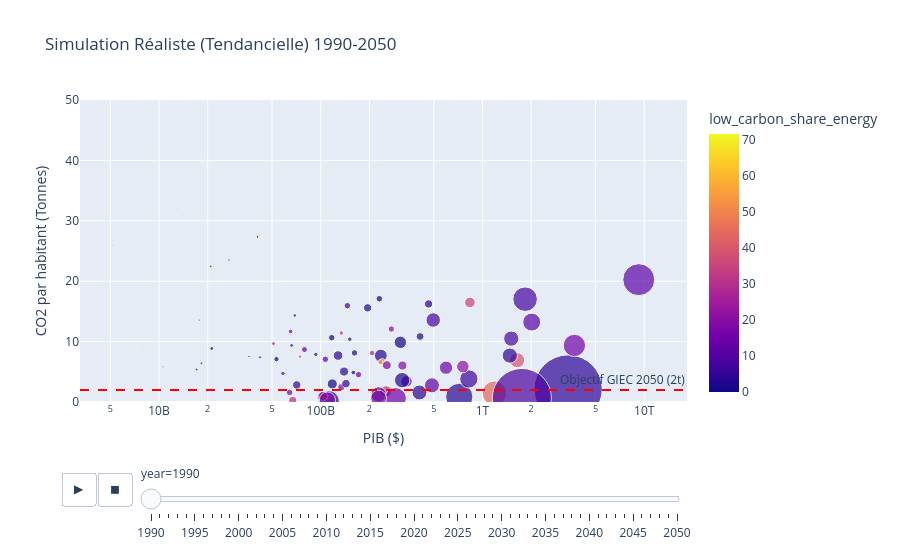

Notebook cell for this chart:
### Code cell
# 1. On prépare le passé
df_passé = df_ml[['country', 'year', 'gdp', 'population', 'low_carbon_share_energy', 'co2_per_capita']].copy()
df_passé = df_passé.rename(columns={'co2_per_capita': 'co2_final'})

# 2. On prépare le futur réaliste
df_futur = df_futur_realiste[['country', 'year', 'gdp_per_capita', 'population', 'low_carbon_share_energy', 'co2_per_capita_pred']].copy()
df_futur = df_futur.rename(columns={'co2_per_capita_pred': 'co2_final'})

# 3. Le grand collage
df_total_realiste = pd.concat([df_passé, df_futur], ignore_index=True)

# 4. Le graphique magique
import plotly.express as px

fig = px.scatter(df_total_realiste,
                 x="gdp",
                 y="co2_final",
                 size="population",
                 size_max=60,
                 color="low_carbon_share_energy",
                 hover_name="country",
                 log_x=True,
                 animation_frame="year",
                 range_y=[0, 50],
                 title="Simulation Réaliste (Tendancielle) 1990-2050",
                 labels={"gdp":"PIB ($)", "co2_final": "CO2 par habitant (Tonnes)"})

# Ligne objectif du GIEC
fig.add_hline(y=2, line_dash="dash", line_color="red", annotation_text="Objectif GIEC 2050 (2t)")

fig.show()

### Figure 1 — Plotly figure (JSON) as saved in the notebook; plotly's stock layout.template omitted (floating-point values rounded to 4 significant figures)
{"data": [{"hovertemplate": "<b>%{hovertext}</b><br><br>year=1990<br>PIB ($)=%{x}<br>CO2 par habitant (Tonnes)=%{y}<br>population=%{marker.size}<br>low_carbon_share_energy=%{marker.color}<extra></extra>", "hovertext": ["Algeria", "Argentina", "Australia", "Austria", "Azerbaijan", "Bangladesh", "Belarus", "Belgium", "Brazil", "Bulgaria", "Canada", "Chile", "China", "Colombia", "Croatia", "Cyprus", "Czechia", "Denmark", "Ecuador", "Egypt", "Estonia", "Finland", "France", "Germany", "Greece", "Hong Kong", "Hungary", "Iceland", "India", "Indonesia", "Iran", "Iraq", "Ireland", "Israel", "Italy", "Japan", "Kazakhstan", "Kuwait", "Latvia", "Lithuania", "Luxembourg", "Malaysia", "Mexico", "Morocco", "Netherlands", "New Zealand", "North Macedonia", "Norway", "Oman", "Pakistan", "Peru", "Philippines", "Poland", "Portugal", "Qatar", "Romania", "Russia", "Saudi Arabia", "Singapore", "Slovakia", "Slovenia", "South Africa", "South Korea", "Spain", "Sri Lanka", "Sweden", "Switzerland", "Taiwan", "Thailand", "Trinidad and Tobago", "Turkey", "Turkmenistan", "Ukraine", "United Arab Emirates", "United Kingdom", "United States", "Uzbekistan", "Venezuela", "Vietnam"], "legendgroup": "", "marker": {"color": [0.119, 13.7, 4.137, 27.76, 1.77, 3.332, 0.012, 19.45, 43.67, 14.0, 35.07, 18.08, 4.45, 31.2, 10.9, 0.0, 6.996, 1.204, 17.3, 7.097, 0.0, 31.16, 39.22, 11.4, 1.714, 0.0, 12.0, 59.08, 8.845, 3.597, 2.531, 5.453, 1.644, 0.006, 4.568, 15.85, 2.384, 0.0, 14.55, 24.86, 0.629, 4.645, 7.005, 4.106, 1.341, 40.27, 4.612, 71.56, 0.0, 16.08, 28.07, 18.76, 0.339, 13.74, 0.0, 4.324, 7.893, 0.0, 0.097, 15.63, 30.88, 2.553, 14.88, 21.03, 29.79, 63.3, 45.97, 18.87, 3.878, 0.139, 11.59, 0.005, 7.553, 0.0, 7.938, 12.01, 3.562, 17.21, 19.58], "coloraxis": "coloraxis", "size": [25380000.0, 32760000.0, 17130000.0, 7680000.0, 7231000.0, 111600000.0, 10190000.0, 9961000.0, 149100000.0, 8822000.0, 27790000.0, 13440000.0, 1154000000.0, 32440000.0, 4835000.0, 788400.0, 10300000.0, 5141000.0, 10470000.0, 58400000.0, 1570000.0, 4987000.0, 56990000.0, 79710000.0, 10260000.0, 5561000.0, 10380000.0, 254800.0, 865000000.0, 183500000.0, 58380000.0, 17580000.0, 3514000.0, 4545000.0, 57030000.0, 123400000.0, 17150000.0, 1685000.0, 2660000.0, 3695000.0, 381700.0, 17830000.0, 82820000.0, 24380000.0, 15030000.0, 3397000.0, 2064000.0, 4241000.0, 1764000.0, 116200000.0, 22010000.0, 62850000.0, 38060000.0, 9990000.0, 440200.0, 22940000.0, 149000000.0, 10640000.0, 3040000.0, 5266000.0, 1998000.0, 40750000.0, 44080000.0, 39080000.0, 16350000.0, 8559000.0, 6713000.0, 20590000.0, 54740000.0, 1252000.0, 56020000.0, 3761000.0, 52050000.0, 1898000.0, 57370000.0, 253400000.0, 20460000.0, 19830000.0, 65500000.0], "sizemode": "area", "sizeref": 494900.0, "symbol": "circle"}, "mode": "markers", "name": "", "orientation": "v", "showlegend": false, "type": "scatter", "x": [117800000000.0, 338800000000.0, 464100000000.0, 208000000000.0, 53240000000.0, 112100000000.0, 117000000000.0, 273300000000.0, 1185000000000.0, 79350000000.0, 836000000000.0, 134000000000.0, 3385000000000.0, 253500000000.0, 58370000000.0, 10600000000.0, 146200000000.0, 151200000000.0, 64190000000.0, 228000000000.0, 27070000000.0, 134100000000.0, 1636000000000.0, 2016000000000.0, 161700000000.0, 159000000000.0, 106800000000.0, 7326000000.0, 1751000000000.0, 718500000000.0, 318500000000.0, 71050000000.0, 66090000000.0, 93270000000.0, 1475000000000.0, 3700000000000.0, 194900000000.0, 20900000000.0, 42100000000.0, 51020000000.0, 14060000000.0, 143200000000.0, 823600000000.0, 102200000000.0, 411400000000.0, 74480000000.0, 17070000000.0, 124900000000.0, 18310000000.0, 290100000000.0, 103600000000.0, 227900000000.0, 310700000000.0, 171200000000.0, 5222000000.0, 128000000000.0, 1835000000000.0, 230200000000.0, 69070000000.0, 65120000000.0, 36030000000.0, 235100000000.0, 594800000000.0, 756100000000.0, 67100000000.0, 240200000000.0, 234200000000.0, 319500000000.0, 407600000000.0, 17710000000.0, 486800000000.0, 21200000000.0, 495900000000.0, 40640000000.0, 1506000000000.0, 9250000000000.0, 139400000000.0, 256100000000.0, 109900000000.0], "xaxis": "x", "y": [2.991, 3.425, 16.24, 8.098, 7.101, 0.126, 10.65, 12.08, 1.466, 8.687, 16.48, 2.449, 2.153, 1.753, 4.733, 5.896, 15.94, 10.4, 1.575, 1.248, 23.5, 11.41, 6.929, 13.23, 8.133, 4.882, 7.073, 8.719, 0.668, 0.845, 3.616, 2.826, 9.375, 7.882, 7.684, 9.359, 15.59, 22.47, 7.391, 9.672, 30.94, 3.043, 3.825, 0.915, 10.85, 7.504, 5.378, 8.254, 6.398, 0.584, 0.972, 0.649, 9.889, 4.536, 25.96, 7.696, 17.02, 17.1, 14.32, 11.68, 7.556, 7.68, 5.683, 5.869, 0.233, 6.709, 6.576, 6.033, 1.581, 13.56, 2.759, 8.871, 13.57, 27.35, 10.49, 20.25, 5.039, 6.096, 0.325], "yaxis": "y"}], "layout": {"annotations": [{"showarrow": false, "text": "Objectif GIEC 2050 (2t)", "x": 1, "xanchor": "right", "xref": "x domain", "y": 2, "yanchor": "bottom", "yref": "y"}], "coloraxis": {"colorbar": {"title": {"text": "low_carbon_share_energy"}}, "colorscale": [[0, "#0d0887"], [0.1111, "#46039f"], [0.2222, "#7201a8"], [0.3333, "#9c179e"], [0.4444, "#bd3786"], [0.5556, "#d8576b"], [0.6667, "#ed7953"], [0.7778, "#fb9f3a"], [0.8889, "#fdca26"], [1, "#f0f921"]]}, "legend": {"itemsizing": "constant", "tracegroupgap": 0}, "shapes": [{"line": {"color": "red", "dash": "dash"}, "type": "line", "x0": 0, "x1": 1, "xref": "x domain", "y0": 2, "y1": 2, "yref": "y"}], "sliders": [{"active": 0, "currentvalue": {"prefix": "year="}, "len": 0.9, "pad": {"b": 10, "t": 60}, "steps": [{"args": [["1990"], {"frame": {"duration": 0, "redraw": false}, "fromcurrent": true, "mode": "immediate", "transition": {"duration": 0, "easing": "linear"}}], "label": "1990", "method": "animate"}, {"args": [["1991"], {"frame": {"duration": 0, "redraw": false}, "fromcurrent": true, "mode": "immediate", "transition": {"duration": 0, "easing": "linear"}}], "label": "1991", "method": "animate"}, {"args": [["1992"], {"frame": {"duration": 0, "redraw": false}, "fromcurrent": true, "mode": "immediate", "transition": {"duration": 0, "easing": "linear"}}], "label": "1992", "method": "animate"}, {"args": [["1993"], {"frame": {"duration": 0, "redraw": false}, "fromcurrent": true, "mode": "immediate", "transition": {"duration": 0, "easing": "linear"}}], "label": "1993", "method": "animate"}, {"args": [["1994"], {"frame": {"duration": 0, "redraw": false}, "fromcurrent": true, "mode": "immediate", "transition": {"duration": 0, "easing": "linear"}}], "label": "1994", "method": "animate"}, {"args": [["1995"], {"frame": {"duration": 0, "redraw": false}, "fromcurrent": true, "mode": "immediate", "transition": {"duration": 0, "easing": "linear"}}], "label": "1995", "method": "animate"}, {"args": [["1996"], {"frame": {"duration": 0, "redraw": false}, "fromcurrent": true, "mode": "immediate", "transition": {"duration": 0, "easing": "linear"}}], "label": "1996", "method": "animate"}, {"args": [["1997"], {"frame": {"duration": 0, "redraw": false}, "fromcurrent": true, "mode": "immediate", "transition": {"duration": 0, "easing": "linear"}}], "label": "1997", "method": "animate"}, {"args": [["1998"], {"frame": {"duration": 0, "redraw": false}, "fromcurrent": true, "mode": "immediate", "transition": {"duration": 0, "easing": "linear"}}], "label": "1998", "method": "animate"}, {"args": [["1999"], {"frame": {"duration": 0, "redraw": false}, "fromcurrent": true, "mode": "immediate", "transition": {"duration": 0, "easing": "linear"}}], "label": "1999", "method": "animate"}, {"args": [["2000"], {"frame": {"duration": 0, "redraw": false}, "fromcurrent": true, "mode": "immediate", "transition": {"duration": 0, "easing": "linear"}}], "label": "2000", "method": "animate"}, {"args": [["2001"], {"frame": {"duration": 0, "redraw": false}, "fromcurrent": true, "mode": "immediate", "transition": {"duration": 0, "easing": "linear"}}], "label": "2001", "method": "animate"}, {"args": [["2002"], {"frame": {"duration": 0, "redraw": false}, "fromcurrent": true, "mode": "immediate", "transition": {"duration": 0, "easing": "linear"}}], "label": "2002", "method": "animate"}, {"args": [["2003"], {"frame": {"duration": 0, "redraw": false}, "fromcurrent": true, "mode": "immediate", "transition": {"duration": 0, "easing": "linear"}}], "label": "2003", "method": "animate"}, {"args": [["2004"], {"frame": {"duration": 0, "redraw": false}, "fromcurrent": true, "mode": "immediate", "transition": {"duration": 0, "easing": "linear"}}], "label": "2004", "method": "animate"}, {"args": [["2005"], {"frame": {"duration": 0, "redraw": false}, "fromcurrent": true, "mode": "immediate", "transition": {"duration": 0, "easing": "linear"}}], "label": "2005", "method": "animate"}, {"args": [["2006"], {"frame": {"duration": 0, "redraw": false}, "fromcurrent": true, "mode": "immediate", "transition": {"duration": 0, "easing": "linear"}}], "label": "2006", "method": "animate"}, {"args": [["2007"], {"frame": {"duration": 0, "redraw": false}, "fromcurrent": true, "mode": "immediate", "transition": {"duration": 0, "easing": "linear"}}], "label": "2007", "method": "animate"}, {"args": [["2008"], {"frame": {"duration": 0, "redraw": false}, "fromcurrent": true, "mode": "immediate", "transition": {"duration": 0, "easing": "linear"}}], "label": "2008", "method": "animate"}, {"args": [["2009"], {"frame": {"duration": 0, "redraw": false}, "fromcurrent": true, "mode": "immediate", "transition": {"duration": 0, "easing": "linear"}}], "label": "2009", "method": "animate"}, {"args": [["2010"], {"frame": {"duration": 0, "redraw": false}, "fromcurrent": true, "mode": "immediate", "transition": {"duration": 0, "easing": "linear"}}], "label": "2010", "method": "animate"}, {"args": [["2011"], {"frame": {"duration": 0, "redraw": false}, "fromcurrent": true, "mode": "immediate", "transition": {"duration": 0, "easing": "linear"}}], "label": "2011", "method": "animate"}, {"args": [["2012"], {"frame": {"duration": 0, "redraw": false}, "fromcurrent": true, "mode": "immediate", "transition": {"duration": 0, "easing": "linear"}}], "label": "2012", "method": "animate"}, {"args": [["2013"], {"frame": {"duration": 0, "redraw": false}, "fromcurrent": true, "mode": "immediate", "transition": {"duration": 0, "easing": "linear"}}], "label": "2013", "method": "animate"}, {"args": [["2014"], {"frame": {"duration": 0, "redraw": false}, "fromcurrent": true, "mode": "immediate", "transition": {"duration": 0, "easing": "linear"}}], "label": "2014", "method": "animate"}, {"args": [["2015"], {"frame": {"duration": 0, "redraw": false}, "fromcurrent": true, "mode": "immediate", "transition": {"duration": 0, "easing": "linear"}}], "label": "2015", "method": "animate"}, {"args": [["2016"], {"frame": {"duration": 0, "redraw": false}, "fromcurrent": true, "mode": "immediate", "transition": {"duration": 0, "easing": "linear"}}], "label": "2016", "method": "animate"}, {"args": [["2017"], {"frame": {"duration": 0, "redraw": false}, "fromcurrent": true, "mode": "immediate", "transition": {"duration": 0, "easing": "linear"}}], "label": "2017", "method": "animate"}, {"args": [["2018"], {"frame": {"duration": 0, "redraw": false}, "fromcurrent": true, "mode": "immediate", "transition": {"duration": 0, "easing": "linear"}}], "label": "2018", "method": "animate"}, {"args": [["2019"], {"frame": {"duration": 0, "redraw": false}, "fromcurrent": true, "mode": "immediate", "transition": {"duration": 0, "easing": "linear"}}], "label": "2019", "method": "animate"}, {"args": [["2020"], {"frame": {"duration": 0, "redraw": false}, "fromcurrent": true, "mode": "immediate", "transition": {"duration": 0, "easing": "linear"}}], "label": "2020", "method": "animate"}, {"args": [["2021"], {"frame": {"duration": 0, "redraw": false}, "fromcurrent": true, "mode": "immediate", "transition": {"duration": 0, "easing": "linear"}}], "label": "2021", "method": "animate"}, {"args": [["2022"], {"frame": {"duration": 0, "redraw": false}, "fromcurrent": true, "mode": "immediate", "transition": {"duration": 0, "easing": "linear"}}], "label": "2022", "method": "animate"}, {"args": [["2023"], {"frame": {"duration": 0, "redraw": false}, "fromcurrent": true, "mode": "immediate", "transition": {"duration": 0, "easing": "linear"}}], "label": "2023", "method": "animate"}, {"args": [["2024"], {"frame": {"duration": 0, "redraw": false}, "fromcurrent": true, "mode": "immediate", "transition": {"duration": 0, "easing": "linear"}}], "label": "2024", "method": "animate"}, {"args": [["2025"], {"frame": {"duration": 0, "redraw": false}, "fromcurrent": true, "mode": "immediate", "transition": {"duration": 0, "easing": "linear"}}], "label": "2025", "method": "animate"}, {"args": [["2026"], {"frame": {"duration": 0, "redraw": false}, "fromcurrent": true, "mode": "immediate", "transition": {"duration": 0, "easing": "linear"}}], "label": "2026", "method": "animate"}, {"args": [["2027"], {"frame": {"duration": 0, "redraw": false}, "fromcurrent": true, "mode": "immediate", "transition": {"duration": 0, "easing": "linear"}}], "label": "2027", "method": "animate"}, {"args": [["2028"], {"frame": {"duration": 0, "redraw": false}, "fromcurrent": true, "mode": "immediate", "transition": {"duration": 0, "easing": "linear"}}], "label": "2028", "method": "animate"}, {"args": [["2029"], {"frame": {"duration": 0, "redraw": false}, "fromcurrent": true, "mode": "immediate", "transition": {"duration": 0, "easing": "linear"}}], "label": "2029", "method": "animate"}, {"args": [["2030"], {"frame": {"duration": 0, "redraw": false}, "fromcurrent": true, "mode": "immediate", "transition": {"duration": 0, "easing": "linear"}}], "label": "2030", "method": "animate"}, {"args": [["2031"], {"frame": {"duration": 0, "redraw": false}, "fromcurrent": true, "mode": "immediate", "transition": {"duration": 0, "easing": "linear"}}], "label": "2031", "method": "animate"}, {"args": [["2032"], {"frame": {"duration": 0, "redraw": false}, "fromcurrent": true, "mode": "immediate", "transition": {"duration": 0, "easing": "linear"}}], "label": "2032", "method": "animate"}, {"args": [["2033"], {"frame": {"duration": 0, "redraw": false}, "fromcurrent": true, "mode": "immediate", "transition": {"duration": 0, "easing": "linear"}}], "label": "2033", "method": "animate"}, {"args": [["2034"], {"frame": {"duration": 0, "redraw": false}, "fromcurrent": true, "mode": "immediate", "transition": {"duration": 0, "easing": "linear"}}], "label": "2034", "method": "animate"}, {"args": [["2035"], {"frame": {"duration": 0, "redraw": false}, "fromcurrent": true, "mode": "immediate", "transition": {"duration": 0, "easing": "linear"}}], "label": "2035", "method": "animate"}, {"args": [["2036"], {"frame": {"duration": 0, "redraw": false}, "fromcurrent": true, "mode": "immediate", "transition": {"duration": 0, "easing": "linear"}}], "label": "2036", "method": "animate"}, {"args": [["2037"], {"frame": {"duration": 0, "redraw": false}, "fromcurrent": true, "mode": "immediate", "transition": {"duration": 0, "easing": "linear"}}], "label": "2037", "method": "animate"}, {"args": [["2038"], {"frame": {"duration": 0, "redraw": false}, "fromcurrent": true, "mode": "immediate", "transition": {"duration": 0, "easing": "linear"}}], "label": "2038", "method": "animate"}, {"args": [["2039"], {"frame": {"duration": 0, "redraw": false}, "fromcurrent": true, "mode": "immediate", "transition": {"duration": 0, "easing": "linear"}}], "label": "2039", "method": "animate"}, {"args": [["2040"], {"frame": {"duration": 0, "redraw": false}, "fromcurrent": true, "mode": "immediate", "transition": {"duration": 0, "easing": "linear"}}], "label": "2040", "method": "animate"}, {"args": [["2041"], {"frame": {"duration": 0, "redraw": false}, "fromcurrent": true, "mode": "immediate", "transition": {"duration": 0, "easing": "linear"}}], "label": "2041", "method": "animate"}, {"args": [["2042"], {"frame": {"duration": 0, "redraw": false}, "fromcurrent": true, "mode": "immediate", "transition": {"duration": 0, "easing": "linear"}}], "label": "2042", "method": "animate"}, {"args": [["2043"], {"frame": {"duration": 0, "redraw": false}, "fromcurrent": true, "mode": "immediate", "transition": {"duration": 0, "easing": "linear"}}], "label": "2043", "method": "animate"}, {"args": [["2044"], {"frame": {"duration": 0, "redraw": false}, "fromcurrent": true, "mode": "immediate", "transition": {"duration": 0, "easing": "linear"}}], "label": "2044", "method": "animate"}, {"args": [["2045"], {"frame": {"duration": 0, "redraw": false}, "fromcurrent": true, "mode": "immediate", "transition": {"duration": 0, "easing": "linear"}}], "label": "2045", "method": "animate"}, {"args": [["2046"], {"frame": {"duration": 0, "redraw": false}, "fromcurrent": true, "mode": "immediate", "transition": {"duration": 0, "easing": "linear"}}], "label": "2046", "method": "animate"}, {"args": [["2047"], {"frame": {"duration": 0, "redraw": false}, "fromcurrent": true, "mode": "immediate", "transition": {"duration": 0, "easing": "linear"}}], "label": "2047", "method": "animate"}, {"args": [["2048"], {"frame": {"duration": 0, "redraw": false}, "fromcurrent": true, "mode": "immediate", "transition": {"duration": 0, "easing": "linear"}}], "label": "2048", "method": "animate"}, {"args": [["2049"], {"frame": {"duration": 0, "redraw": false}, "fromcurrent": true, "mode": "immediate", "transition": {"duration": 0, "easing": "linear"}}], "label": "2049", "method": "animate"}, {"args": [["2050"], {"frame": {"duration": 0, "redraw": false}, "fromcurrent": true, "mode": "immediate", "transition": {"duration": 0, "easing": "linear"}}], "label": "2050", "method": "animate"}], "x": 0.1, "xanchor": "left", "y": 0, "yanchor": "top"}], "title": {"text": "Simulation Réaliste (Tendancielle) 1990-2050"}, "updatemenus": [{"buttons": [{"args": [null, {"frame": {"duration": 500, "redraw": false}, "fromcurrent": true, "mode": "immediate", "transition": {"duration": 500, "easing": "linear"}}], "label": "&#9654;", "method": "animate"}, {"args": [[null], {"frame": {"duration": 0, "redraw": false}, "fromcurrent": true, "mode": "immediate", "transition": {"duration": 0, "easing": "linear"}}], "label": "&#9724;", "method": "animate"}], "direction": "left", "pad": {"r": 10, "t": 70}, "showactive": false, "type": "buttons", "x": 0.1, "xanchor": "right", "y": 0, "yanchor": "top"}], "xaxis": {"anchor": "y", "domain": [0, 1], "title": {"text": "PIB ($)"}, "type": "log"}, "yaxis": {"anchor": "x", "domain": [0, 1], "range": [0, 50], "title": {"text": "CO2 par habitant (Tonnes)"}}}}
